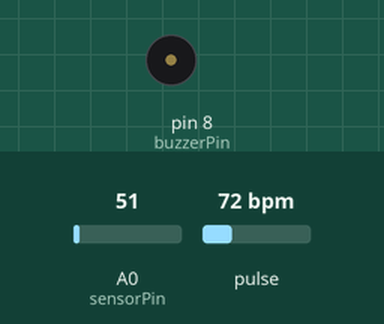
Bench run of a sketch on a simulated Arduino Uno, built with avr-gcc and run on an emulated ATmega328P. Parts: buzzer (waves = sounding). The test bench sets the inputs (shaded band); at power-on: A0 (sensorPin) = 51, pulse 72 bpm. What the sketch prints to the serial monitor is not drawn.

Above: at 2.0 s.
2.1 s: A0 (sensorPin) set to 57
At 3.2 s:
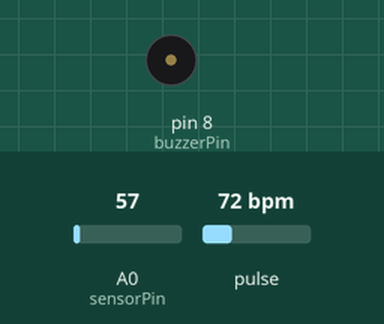
5.2 s: A0 (sensorPin) set to 30
At 7.0 s:
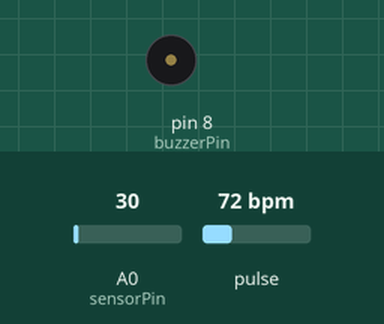
8.9 s: A0 (sensorPin) set to 61
At 9.5 s:
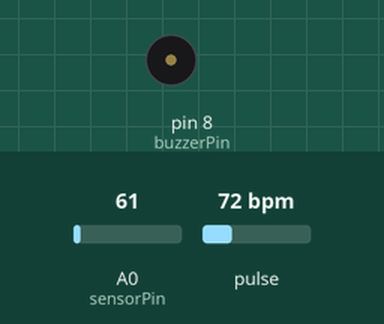
10.5 s: A0 (sensorPin) set to 77
12.4 s: A0 (sensorPin) set to 88
At 14.5 s:
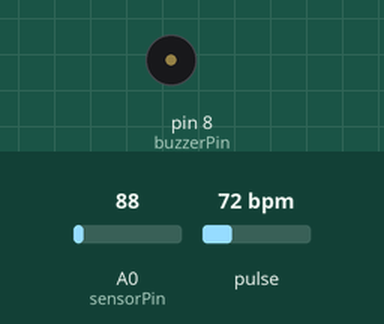
Timing chart, 0 to 17.3 s (numbered marks = the images above; inputs shaded):
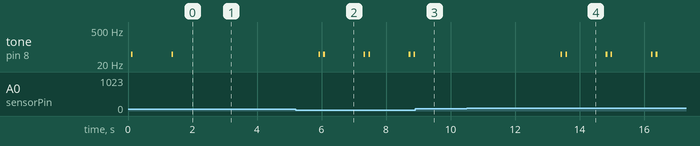

Measured:
- the behaviour switches between 51 and 52 on A0 (sensorPin) (found by bisection; images 0 and 1)
- after the input at 2.1 s, tone on pin 8 (buzzerPin): stops changing and stays silent
- after the input at 5.2 s, tone on pin 8 (buzzerPin): silent → 50 Hz after 0.71 s, then repeats every 1.4 s: silent 0.10 s, 50 Hz 0.05 s, silent 1.2 s, 50 Hz 0.05 s
- after the input at 8.9 s, tone on pin 8 (buzzerPin): goes on until 8.9 s, then stays silent
- after the input at 10.5 s, every drawn part: stays the same
- after the input at 12.4 s, tone on pin 8 (buzzerPin): silent → 50 Hz after 1.0 s, then repeats every 1.4 s: silent 0.10 s, 50 Hz 0.05 s, silent 1.2 s, 50 Hz 0.05 s
- by itself, tone on pin 8 (buzzerPin): alternates 50 Hz for 0.05 s and silent for 1.2 s

The sketch:

Integrated_temp_pulserate.ino
```cpp
// #include <WiFi.h>
// #include <WiFiClient.h>
// #include <WiFiServer.h>
// #include <WiFiUdp.h>
// #include <ThingSpeak.h>
#define USE_ARDUINO_INTERRUPTS true    // Set-up low-level interrupts for most acurate BPM math.
#include <PulseSensorPlayground.h>     // Includes the PulseSensorPlayground Library.
#include <LM35.h>

// char ssid[] = "Hogwarts";        // your network SSID (name)
// char pass[] = "alohomora";    // your network password (use for WPA, or use as key for WEP)
//int keyIndex = 0;             // your network key Index number (needed only for WEP)
// int status = WL_IDLE_STATUS;
// WiFiServer server(80);
// unsigned long myChannelNumber = 2095787;
// const char * myWriteAPIKey = "K4DAWSX5S52CQ0JW";

// Define the analog pin, the LM35's Vout pin is connected to
#define sensorPin A0
const int PulseWire = 1;       // PulseSensor PURPLE WIRE connected to ANALOG PIN 0
const int LED;
int buzzerPin = 8;          // The on-board Arduino LED, close to PIN 13.
int Threshold = 550;           // Determine which Signal to "count as a beat" and which to ignore.
                               // Use the "Gettting Started Project" to fine-tune Threshold Value beyond default setting.
                               // Otherwise leave the default "550" value.
PulseSensorPlayground pulseSensor;  // Creates an instance of the PulseSensorPlayground object called "pulseSensor"

void setup() {
    // Start serial
  Serial.begin(9600);
  // delay(1);
  // // Connecting to a WiFi network
  // Serial.println();
  // Serial.println();
  // Serial.print("Connecting to ");
  // //Serial.println(ssid);

  // WiFi.begin("Hogwarts","alohomora");

  // while (WiFi.status() != WL_CONNECTED) {
  //   delay(50);
  //   Serial.print(".");
  // }

  // Serial.println("");
  // Serial.println("WiFi connected");
  // Serial.println("IP address: ");
  // Serial.println(WiFi.localIP());
  // Serial.begin(115200);


  // pinMode(LED,OUTPUT);   // For Serial Monitor

  // // Configure the PulseSensor object, by assigning our variables to it.
  // pulseSensor.analogInput(PulseWire);
  // pulseSensor.blinkOnPulse(LED);       //auto-magically blink Arduino's LED with heartbeat.
  //pulseSensor.setThreshold(550);

  // Double-check the "pulseSensor" object was created and "began" seeing a signal.
   if (pulseSensor.begin()) {
    Serial.println("We created a pulseSensor Object !");  //This prints one time at Arduino power-up,  or on Arduino reset.
  }
  //ThingSpeak.begin(client);
}
//WiFiClient client;

void loop() {
if (pulseSensor.sawStartOfBeat()) {            // Constantly test to see if "a beat happened".
int myBPM = pulseSensor.getBeatsPerMinute();  // Calls function on our pulseSensor object that returns BPM as an "int".
                                               // "myBPM" hold this BPM value now.
 Serial.println("♥  A HeartBeat Happened ! "); // If test is "true", print a message "a heartbeat happened".
 Serial.print("BPM: ");                        // Print phrase "BPM: "
 Serial.println(myBPM);                        // Print the value inside of myBPM.

  // ThingSpeak.setField(2,myBPM);
  // ThingSpeak.writeFields("2095790", "S30FVB5SZ2SJDT5L");
}

  delay(100);                    // considered best practice in a simple sketch.
   int reading = analogRead(sensorPin);

  // Convert that reading into voltage
  float voltage = reading * (5.0 / 1024.0);

  // Convert the voltage into the temperature in Celsius
  float temperatureC = voltage * 100;

  //Print the temperature in Celsius
  if(temperatureC>25 && temperatureC<40){
 Serial.print("Temperature: ");
 Serial.print(temperatureC);
 Serial.print("\xC2\xB0"); // shows degree symbol
  Serial.print("C  |  ");}
  else{
    pinMode(buzzerPin, OUTPUT); //addigning pin to Output mode</p><p>}</p><p>void loop() {
    tone(buzzerPin, 50);
    delay(50);
    noTone(buzzerPin);
    delay(100);
  }

  // Print the temperature in Fahrenheit
  float temperatureF = (temperatureC * 9.0 / 5.0) + 32.0;
  if(temperatureF>75 && temperatureF<104){
  Serial.print(temperatureF);
  Serial.print("\xC2\xB0"); // shows degree symbol
  Serial.println("F");}
  else{
    pinMode(buzzerPin, OUTPUT); //addigning pin to Output mode</p><p>}</p><p>void loop() {
    tone(buzzerPin, 50);
    delay(50);
    noTone(buzzerPin);
    delay(100);
  }
  // ThingSpeak.setField(1,temperatureC);
  // ThingSpeak.writeFields("2095787", "K4DAWSX5S52CQ0JW");

  delay(1000); // wait a second between readings

}
```
